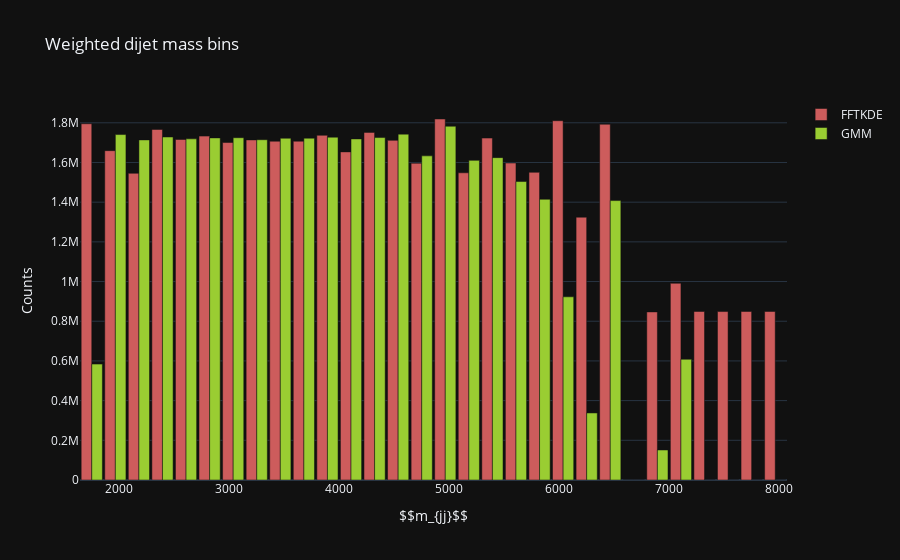

Notebook cell for this chart:
### Code cell
n_kde, b = np.histogram(data.ravel(), bins=30, weights=w_kde)
n_gmm, _ = np.histogram(data.ravel(), bins=b, weights=w_gmm)

fig = go.Figure()       
fig.add_trace(go.Bar(x=b[:-1], y=n_kde, name='FFTKDE',
                           marker=dict(color='indianred'))
            )
fig.add_trace(go.Bar(x=b[:-1], y=n_gmm, name='GMM',
                        marker=dict(color='yellowgreen'))
            )
fig.update_layout(
    title_text=r'Weighted dijet mass bins',
    xaxis_title_text=r'$$m_{jj}$$',
    yaxis_title_text=r'Counts',
    bargap=0.1
)
fig.show('vscode')
